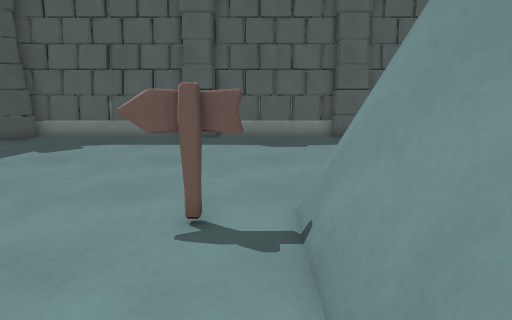
view 1 (above)

17 first-person views from a walk through a Godot game level. The camera is 1.4 m above the floor, tilts 12° down and sees 70° across. The floor is counted in squares, 0.5 m on a side. Each view is taken from the middle of a square. On the plan, view 1 faces up. The plan holds only what a view shows up to about 20 squares ahead; the rest is blank. The place goes on beyond the plan.

view 2
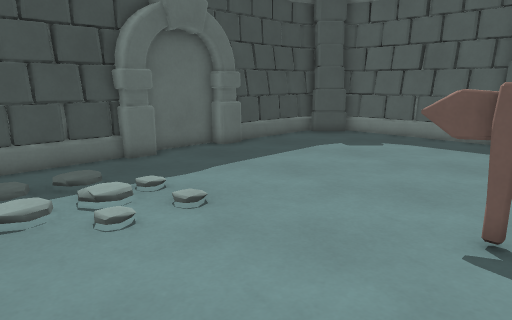

view 3
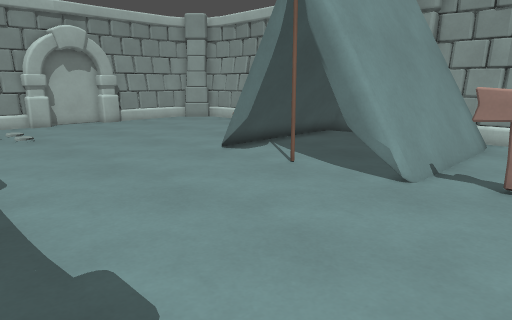

view 4
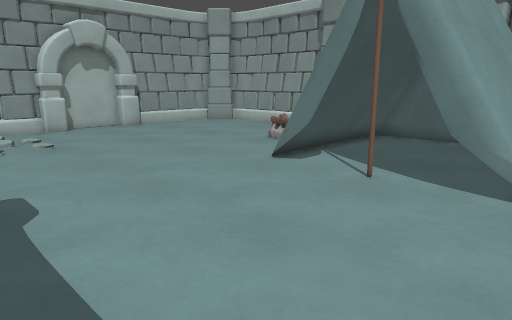

view 5
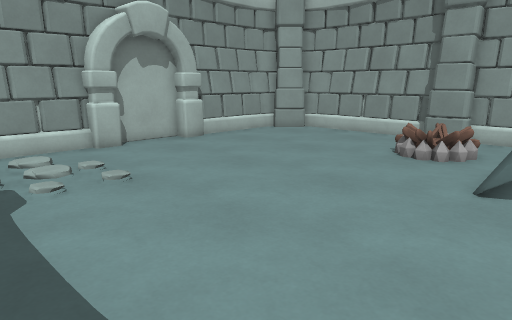

view 6
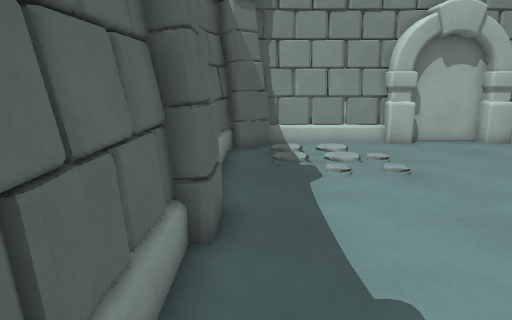

view 7
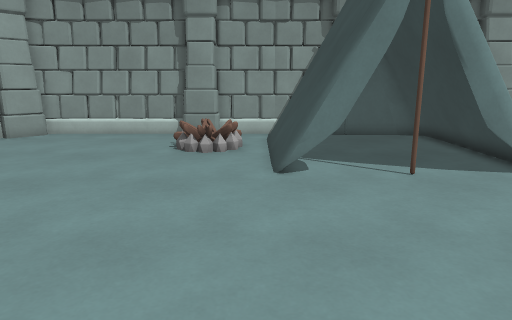

view 8
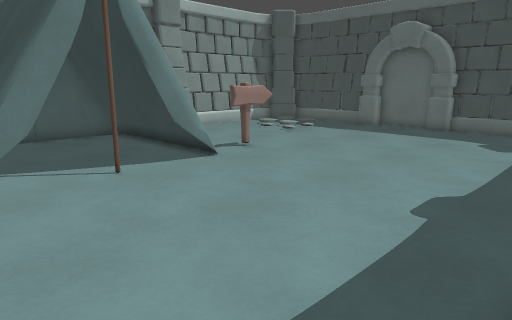

view 9
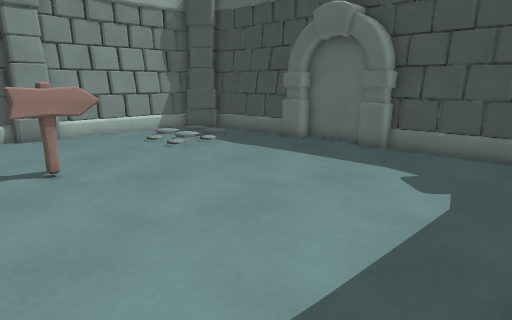

view 10
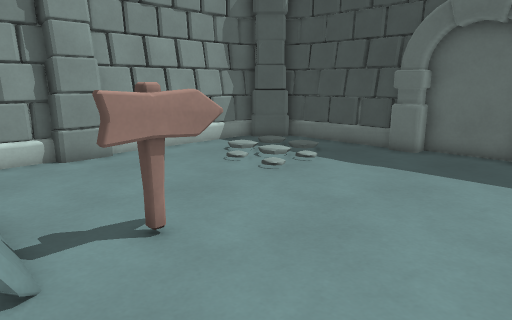

view 11
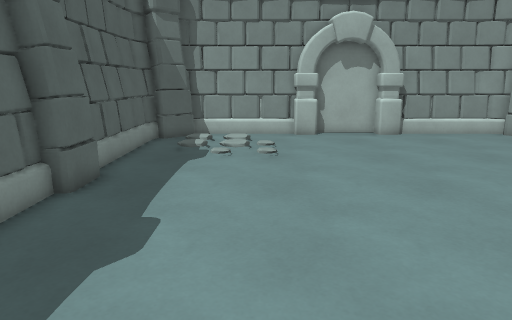

view 12
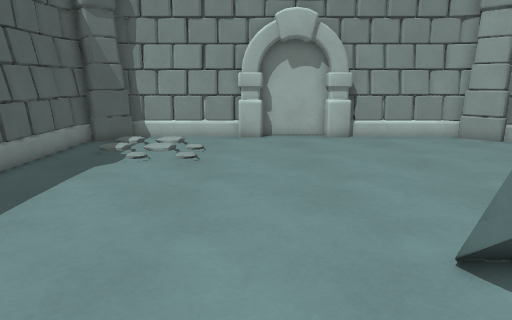

view 13
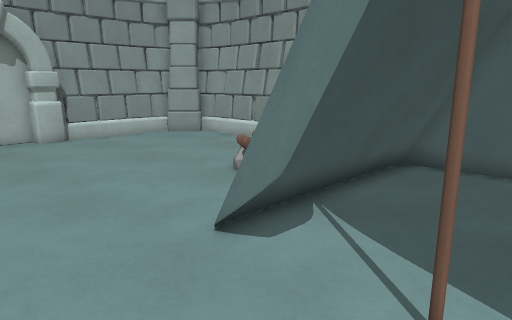

view 14
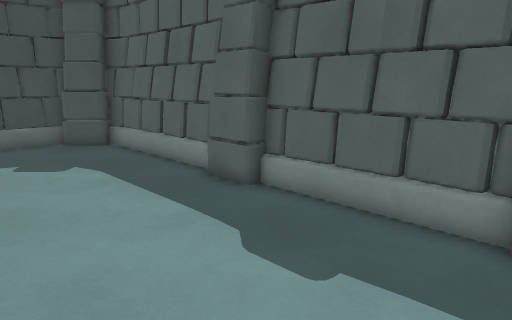

view 15
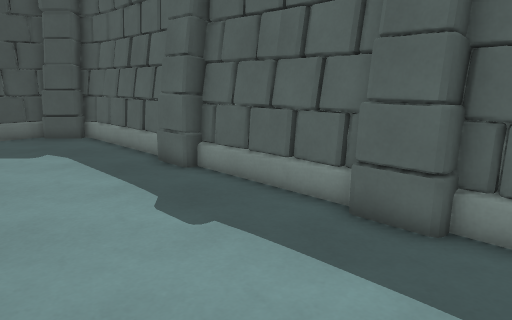

view 16
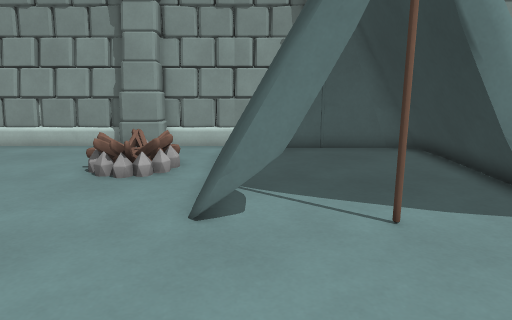

view 17
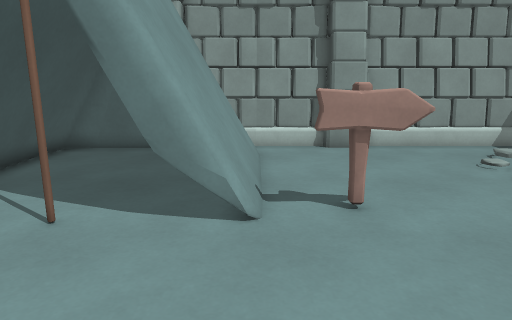

### Floor plan
Key: @ floor where view 1 was taken; # wall or solid block; x gap in a wall; . main floor; : floor 0.25 m higher than the main floor; + floor 0.5 m higher than the main floor; / step, stairs or slope; = window, fence, low wall or low ledge; T tent; S sign; B block.
Columns run from 14 left of view 1 to 24 right of it. Each row starts with its distance up from view 1.
 20   ######################### #########
 19   ##=#==.=###=.=.=###=.=.=###=#==#=##
 18 ###.................................###
 17 ##..............................////.##
 16 #=..............................././.=#
 15 ##.............................//://.##
 14 ##............................././...=#
 13 ##...................................=#
 12 ##...................................##
 11 B#...................................##
 10 B.....................................B
  9 B.....................................B
  8 B...............TTxT.TTT..............B
  7 ##.........SSSSTTT...TTT.............#B
  6 ##.............TTT...TTT.............##
  5  #..././.......TTT...TTT.............##
  4 ##.////........TTT...TTT.=+=.........=#
  3 ##.////:.......TTT...TTT.:::.........##
  2 #=.////........TTT...TTT.=+ .........=#
  1 ##. ///........TTT...TTT..= .........##
  0 ###...........@.TT...TTT..   .......###
 -1   ##=#=##=###=#=#T###TT=#=###=##=#=##
 -2   #################   ###############

Positions as (right, up) in squares from view 1, and headings:
1: (0, 0), facing up
2: (0, 0), facing up-left
3: (-3, 18), facing down-right
4: (0, 18), facing down-right
5: (7, 18), facing down-right
6: (6, 18), facing right
7: (10, 19), facing down
8: (10, 19), facing down-left
9: (2, 19), facing down-left
10: (2, 13), facing down-left
11: (3, 14), facing right
12: (4, 11), facing right
13: (4, 12), facing down-right
14: (5, 12), facing up-left
15: (8, 12), facing up-left
16: (8, 15), facing down
17: (1, 15), facing down
